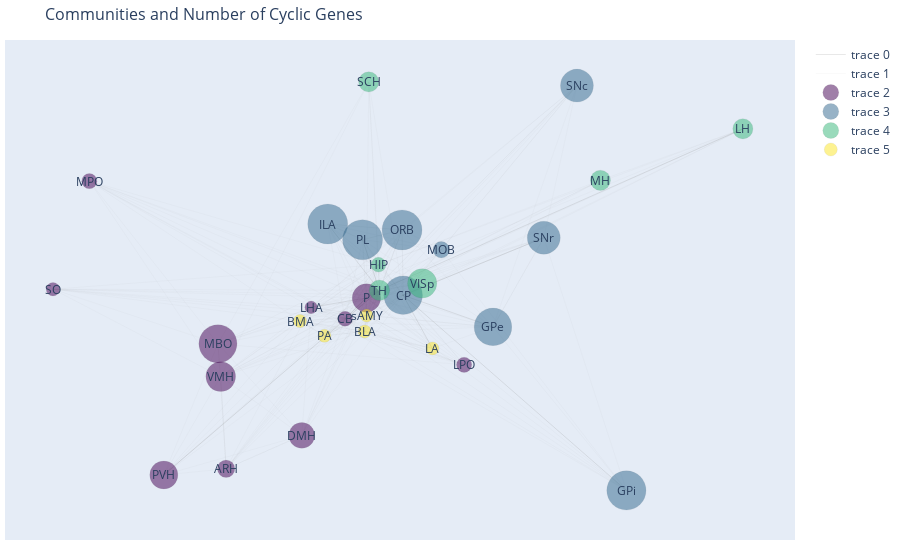

The code cell stored with this chart in its notebook:
### Code cell
colors = cmap(numpy.linspace(0, 1, max(labels)+1))
colors_hex=[mpl.colors.rgb2hex(l) for l in colors]

fig = go.Figure(data=[edge_trace1,edge_trace2],
             layout=go.Layout(
                title=f'Communities and Number of Cyclic Genes',
                titlefont_size=16,
                showlegend=True,
                hovermode='closest',
                margin=dict(b=20,l=5,r=5,t=40),
                xaxis=dict(showgrid=False, zeroline=False, showticklabels=False),
                yaxis=dict(showgrid=False, zeroline=False, showticklabels=False))
                )

for l in range(max(labels)+1):
        #if (l!=0):
        #    continue
        trace_node_x = numpy.array(node_x)[labels==l]
        trace_node_y = numpy.array(node_y)[labels==l]
        trace_text = [node_text[i] for i in range(len(node_x)) if labels[i]==l]
        trace_size = [node_size[i] for i in range(len(node_x)) if labels[i]==l]
        #trace_color = [colors_hex[i] for i in range(len(node_x)) if labels[i]==l]
        
        trace_color = colors_hex[l]
        fig.add_trace(go.Scatter(
            y=trace_node_y,
            x=trace_node_x,
            mode='markers',
            marker_color=trace_color,
            marker_size=trace_size,
            marker_opacity=0.5,
            text=trace_text,
            hoverinfo="text",
            marker_line_color='black',
            marker_line_width=0.1
        ))
        

for i,roi in enumerate(regions):
    roi_idx = node_input.index(roi)
    coord_x = node_x[roi_idx]
    coord_y = node_y[roi_idx]
    fig.add_annotation(x=coord_x, y=coord_y,
                        text=roi,
                        showarrow=False)


plotly.io.write_html(fig, file=f'figures/cyclicgenes-louvain.html')
plotly.io.write_image(fig, file=f'figures/cyclicgenes-louvain.png')
plotly.io.write_image(fig, file=f'figures/cyclicgenes-louvain.svg')

fig.show()

### Figure 1 — Plotly figure (JSON) as saved in the notebook; plotly's stock layout.template omitted (floating-point values rounded to 4 significant figures; data arrays with more than 128 entries replaced by an {"elided": "..."} marker saying what was removed)
{"data": [{"hoverinfo": "none", "line": {"color": "#888", "width": 0.2}, "mode": "lines", "type": "scatter", "x": [-0.07451, -0.02092, null, 0.07149, 0.2975, null, 0.07149, 0.6333, null, 0.07149, 0.1451, null, 0.07149, 0.4253, null, -0.02092, -0.16, null, 0.01175, -0.1182, null, 0.01175, 0.9263, null, 0.01175, -0.03061, null, 0.01175, -0.5306, null], "y": [-0.1158, -0.0179, null, -0.005036, -0.1543, null, -0.005036, -0.9247, null, -0.005036, -0.2557, null, -0.005036, 0.2662, null, -0.0179, -0.06196, null, 0.01837, 0.3306, null, 0.01837, 0.7791, null, 0.01837, 0.2566, null, 0.01837, -0.8516, null]}, {"hoverinfo": "none", "line": {"color": "#888", "width": 0.05}, "mode": "lines", "type": "scatter", "x": {"elided": "669 float values"}, "y": {"elided": "669 float values"}}, {"hoverinfo": "text", "marker": {"color": "#440154", "line": {"color": "black", "width": 0.1}, "opacity": 0.5, "size": [17.46, 14.97, 25.79, 12.6, 15.28, 38.18, 15.28, 28.47, 28.09, 13.56, 29.74]}, "mode": "markers", "text": ["1: Arcuate hypothalamic nucleus:</br></br> 1064", "1: Cerebellum:</br></br> 709", "1: Dorsomedial nucleus of the hypothalamus:</br></br> 2250", "1: Lateral hypothalamic area:</br></br> 371", "1: Lateral preoptic area:</br></br> 752", "1: Mammillary body:</br></br> 4016", "1: Medial preoptic area:</br></br> 752", "1: Pons:</br></br> 2633", "1: Paraventricular hypothalamic nucleus:</br></br> 2578", "1: Supraoptic nucleus:</br></br> 508", "1: Ventromedial hypothalamic nucleus:</br></br> 2813"], "type": "scatter", "x": [-0.3739, -0.07451, -0.1835, -0.16, 0.2249, -0.3945, -0.718, -0.02092, -0.5306, -0.8096, -0.3875], "y": [-0.8225, -0.1158, -0.6656, -0.06196, -0.3328, -0.2337, 0.5326, -0.0179, -0.8516, 0.0235, -0.3883]}, {"hoverinfo": "text", "marker": {"color": "#31688e", "line": {"color": "black", "width": 0.1}, "opacity": 0.5, "size": [38.61, 37.71, 39.26, 40, 16.5, 40, 40, 33.0, 33.0]}, "mode": "markers", "text": ["2: Caudoputamen:</br></br> 4078", "2: Globus pallidus, external segment:</br></br> 3949", "2: Globus pallidus, internal segment:</br></br> 4170", "2: Infralimbic area:</br></br> 4276", "2: Main olfactory bulb:</br></br> 927", "2: Orbital area:</br></br> 4276", "2: Prelimbic area:</br></br> 4276", "2: Substantia nigra, compact part:</br></br> 3278", "2: Substantia nigra, reticular part:</br></br> 3278"], "type": "scatter", "x": [0.07149, 0.2975, 0.6333, -0.1182, 0.1675, 0.06876, -0.03061, 0.5087, 0.4253], "y": [-0.005036, -0.1543, -0.9247, 0.3306, 0.2093, 0.3028, 0.2566, 0.9826, 0.2662]}, {"hoverinfo": "text", "marker": {"color": "#35b779", "line": {"color": "black", "width": 0.1}, "opacity": 0.5, "size": [14.73, 20.21, 20.21, 20.22, 20.55, 29.33]}, "mode": "markers", "text": ["3: Hippocampal region:</br></br> 674", "3: Lateral habenula:</br></br> 1455", "3: Medial habenula:</br></br> 1455", "3: Suprachiasmatic nucleus:</br></br> 1457", "3: Thalamus:</br></br> 1504", "3: Primary visual area:</br></br> 2755"], "type": "scatter", "x": [0.009444, 0.9263, 0.5678, -0.01509, 0.01175, 0.1194], "y": [0.1389, 0.7791, 0.5365, 1, 0.01837, 0.05097]}, {"hoverinfo": "text", "marker": {"color": "#fde725", "line": {"color": "black", "width": 0.1}, "opacity": 0.5, "size": [13.04, 13.04, 13.04, 13.04, 13.04]}, "mode": "markers", "text": ["4: Basolateral amygdalar nucleus:</br></br> 434", "4: Basomedial amygdalar nucleus:</br></br> 434", "4: Lateral amygdalar nucleus:</br></br> 434", "4: Posterior amygdalar nucleus:</br></br> 434", "4: Striatum-like amygdalar nuclei:</br></br> 434"], "type": "scatter", "x": [-0.02539, -0.188, 0.1451, -0.1264, -0.02039], "y": [-0.1757, -0.1264, -0.2557, -0.1959, -0.1004]}], "layout": {"annotations": [{"showarrow": false, "text": "ARH", "x": -0.3739, "y": -0.8225}, {"showarrow": false, "text": "BLA", "x": -0.02539, "y": -0.1757}, {"showarrow": false, "text": "BMA", "x": -0.188, "y": -0.1264}, {"showarrow": false, "text": "CB", "x": -0.07451, "y": -0.1158}, {"showarrow": false, "text": "CP", "x": 0.07149, "y": -0.005036}, {"showarrow": false, "text": "DMH", "x": -0.1835, "y": -0.6656}, {"showarrow": false, "text": "GPe", "x": 0.2975, "y": -0.1543}, {"showarrow": false, "text": "GPi", "x": 0.6333, "y": -0.9247}, {"showarrow": false, "text": "HIP", "x": 0.009444, "y": 0.1389}, {"showarrow": false, "text": "ILA", "x": -0.1182, "y": 0.3306}, {"showarrow": false, "text": "LA", "x": 0.1451, "y": -0.2557}, {"showarrow": false, "text": "LH", "x": 0.9263, "y": 0.7791}, {"showarrow": false, "text": "LHA", "x": -0.16, "y": -0.06196}, {"showarrow": false, "text": "LPO", "x": 0.2249, "y": -0.3328}, {"showarrow": false, "text": "MBO", "x": -0.3945, "y": -0.2337}, {"showarrow": false, "text": "MH", "x": 0.5678, "y": 0.5365}, {"showarrow": false, "text": "MOB", "x": 0.1675, "y": 0.2093}, {"showarrow": false, "text": "MPO", "x": -0.718, "y": 0.5326}, {"showarrow": false, "text": "ORB", "x": 0.06876, "y": 0.3028}, {"showarrow": false, "text": "P", "x": -0.02092, "y": -0.0179}, {"showarrow": false, "text": "PA", "x": -0.1264, "y": -0.1959}, {"showarrow": false, "text": "PL", "x": -0.03061, "y": 0.2566}, {"showarrow": false, "text": "PVH", "x": -0.5306, "y": -0.8516}, {"showarrow": false, "text": "SCH", "x": -0.01509, "y": 1}, {"showarrow": false, "text": "SNc", "x": 0.5087, "y": 0.9826}, {"showarrow": false, "text": "SNr", "x": 0.4253, "y": 0.2662}, {"showarrow": false, "text": "SO", "x": -0.8096, "y": 0.0235}, {"showarrow": false, "text": "TH", "x": 0.01175, "y": 0.01837}, {"showarrow": false, "text": "VISp", "x": 0.1194, "y": 0.05097}, {"showarrow": false, "text": "VMH", "x": -0.3875, "y": -0.3883}, {"showarrow": false, "text": "sAMY", "x": -0.02039, "y": -0.1004}], "hovermode": "closest", "margin": {"b": 20, "l": 5, "r": 5, "t": 40}, "showlegend": true, "title": {"font": {"size": 16}, "text": "Communities and Number of Cyclic Genes"}, "xaxis": {"showgrid": false, "showticklabels": false, "zeroline": false}, "yaxis": {"showgrid": false, "showticklabels": false, "zeroline": false}}}
